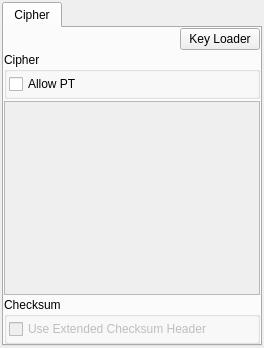
     <widget class="QWidget" name="tabEncryption">
      <attribute name="title">
       <string>Cipher</string>
      </attribute>
      <layout class="QVBoxLayout" name="verticalLayout_18">
       <property name="spacing">
        <number>2</number>
       </property>
       <property name="leftMargin">
        <number>2</number>
       </property>
       <property name="topMargin">
        <number>2</number>
       </property>
       <property name="rightMargin">
        <number>2</number>
       </property>
       <property name="bottomMargin">
        <number>2</number>
       </property>
       <item>
        <widget class="QTabWidget" name="tabWidget_2">
         <property name="currentIndex">
          <number>0</number>
         </property>
         <widget class="QWidget" name="tabCipher">
          <attribute name="title">
           <string>Cipher</string>
          </attribute>
          <layout class="QVBoxLayout" name="verticalLayout_26">
           <property name="spacing">
            <number>2</number>
           </property>
           <property name="leftMargin">
            <number>0</number>
           </property>
           <property name="topMargin">
            <number>0</number>
           </property>
           <property name="rightMargin">
            <number>0</number>
           </property>
           <property name="bottomMargin">
            <number>0</number>
           </property>
           <item>
            <layout class="QHBoxLayout" name="horizontalLayout_17">
             <item>
              <spacer name="horizontalSpacer_13">
               <property name="orientation">
                <enum>Qt::Horizontal</enum>
               </property>
               <property name="sizeHint" stdset="0">
                <size>
                 <width>40</width>
                 <height>20</height>
                </size>
               </property>
              </spacer>
             </item>
             <item>
              <widget class="QPushButton" name="pushButtonKeyloader">
               <property name="toolTip">
                <string>Opens CP Key Loader application</string>
               </property>
               <property name="text">
                <string>Key Loader</string>
               </property>
              </widget>
             </item>
            </layout>
           </item>
           <item>
            <widget class="QGroupBox" name="groupBox_4">
             <property name="title">
              <string>Cipher</string>
             </property>
             <layout class="QVBoxLayout" name="verticalLayout_30">
              <property name="spacing">
               <number>2</number>
              </property>
              <property name="leftMargin">
               <number>2</number>
              </property>
              <property name="topMargin">
               <number>2</number>
              </property>
              <property name="rightMargin">
               <number>2</number>
              </property>
              <property name="bottomMargin">
               <number>2</number>
              </property>
              <item>
               <layout class="QHBoxLayout" name="horizontalLayout_9">
                <item>
                 <widget class="QCheckBox" name="checkBoxAllowPT">
                  <property name="toolTip">
                   <string>Allow plaintext data</string>
                  </property>
                  <property name="text">
                   <string>Allow PT</string>
                  </property>
                 </widget>
                </item>
                <item>
                 <spacer name="horizontalSpacer_14">
                  <property name="orientation">
                   <enum>Qt::Horizontal</enum>
                  </property>
                  <property name="sizeHint" stdset="0">
                   <size>
                    <width>40</width>
                    <height>20</height>
                   </size>
                  </property>
                 </spacer>
                </item>
               </layout>
              </item>
             </layout>
            </widget>
           </item>
           <item>
            <widget class="QTextBrowser" name="textBrowserCryptoLoadResults">
             <property name="enabled">
              <bool>false</bool>
             </property>
             <property name="maximumSize">
              <size>
               <width>16777215</width>
               <height>16777215</height>
              </size>
             </property>
             <property name="font">
              <font>
               <family>MS Shell Dlg 2</family>
               <pointsize>10</pointsize>
              </font>
             </property>
             <property name="toolTip">
              <string>Status of cipher operations are displayed here</string>
             </property>
            </widget>
           </item>
           <item>
            <widget class="QGroupBox" name="groupBoxExtendedChecksum">
             <property name="title">
              <string>Checksum</string>
             </property>
             <layout class="QVBoxLayout" name="verticalLayout_32">
              <property name="spacing">
               <number>2</number>
              </property>
              <property name="leftMargin">
               <number>2</number>
              </property>
              <property name="topMargin">
               <number>2</number>
              </property>
              <property name="rightMargin">
               <number>2</number>
              </property>
              <property name="bottomMargin">
               <number>2</number>
              </property>
              <item>
               <widget class="QCheckBox" name="checkBoxUseExtendedChecksum">
                <property name="enabled">
                 <bool>false</bool>
                </property>
                <property name="toolTip">
                 <string>Extended checksum header used for Date Link Protocol</string>
                </property>
                <property name="text">
                 <string>Use Extended Checksum Header</string>
                </property>
               </widget>
              </item>
             </layout>
            </widget>
           </item>
          </layout>
         </widget>
        </widget>
       </item>
      </layout>
     </widget>
